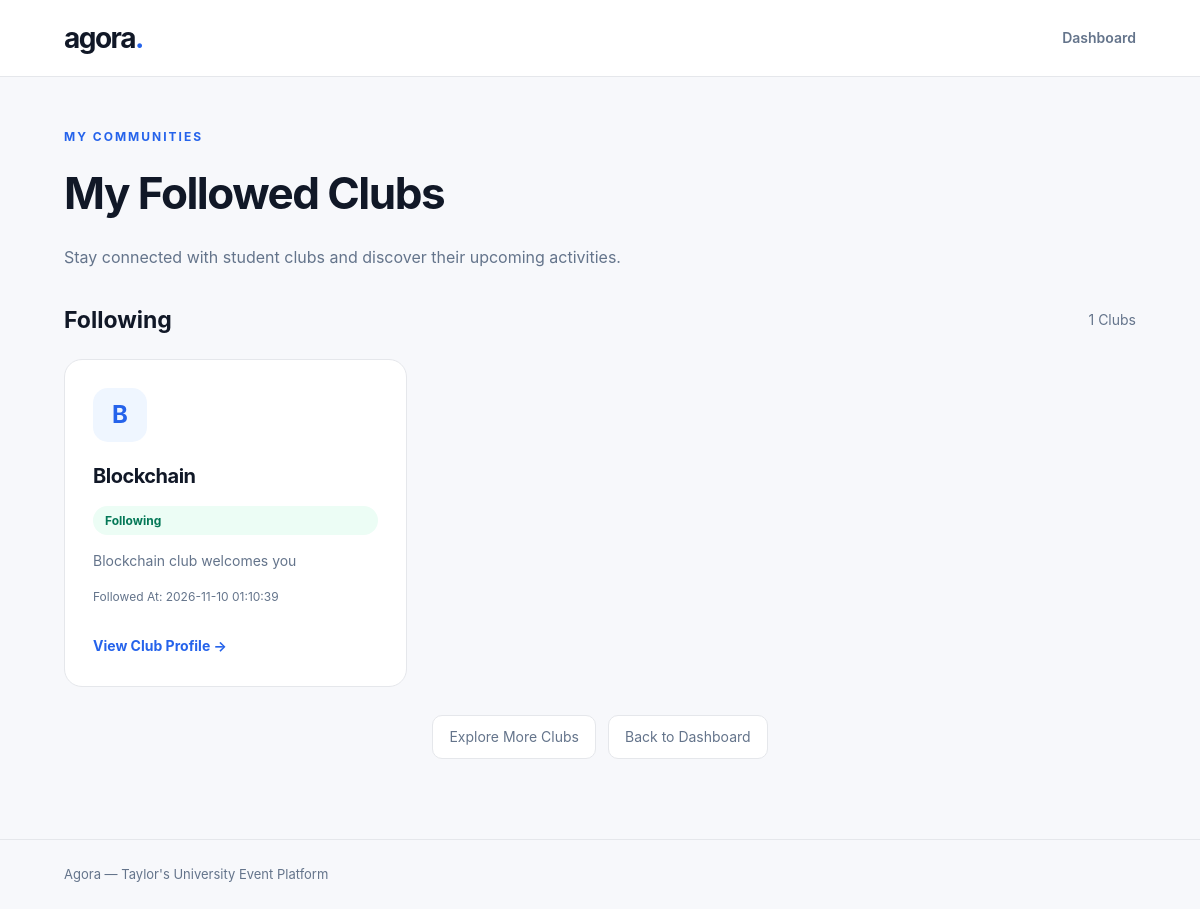
Screenshot of /my_clubs.php (signed in) with the database file from the repository.
### tables this page shows
CREATE TABLE `club_follows` (
  `follow_id` int NOT NULL,
  `student_user_id` int NOT NULL,
  `organizer_user_id` int NOT NULL,
  `followed_at` timestamp NULL DEFAULT CURRENT_TIMESTAMP
);

CREATE TABLE `users` (
  `user_id` int NOT NULL,
  `full_name` varchar(100) NOT NULL,
  `email` varchar(100) NOT NULL,
  `password` varchar(255) NOT NULL,
  `role` varchar(20) NOT NULL,
  `student_id` varchar(30) DEFAULT NULL,
  `club_name` varchar(100) DEFAULT NULL,
  `account_status` varchar(20) NOT NULL DEFAULT 'pending',
  `club_description` text,
  `club_contact_email` varchar(100) DEFAULT NULL,
  `preferred_language` varchar(5) NOT NULL DEFAULT 'en'
);

### my_clubs.php (the view, shortened to what this page needs)
<?php
require_once "pdo.php";
$user_id = $_SESSION["user_id"];
$sql = "SELECT
            u.user_id,
            u.club_name,
            u.club_description,
            cf.followed_at
        FROM club_follows cf
        INNER JOIN users u
        ON cf.organizer_user_id = u.user_id
        WHERE cf.student_user_id = ?
        AND u.role = 'organizer'
        AND u.account_status = 'approved'
        ORDER BY u.club_name ASC";
$stmt = $pdo->prepare($sql);
$stmt->execute([$user_id]);
$clubs = $stmt->fetchAll(PDO::FETCH_ASSOC);
?>
<!DOCTYPE html>
<html lang="en">
<head>
    <link rel="stylesheet" href="style.css">
</head>
<body>
<header class="site-header">
    <div class="container header-content">
        <a href="dashboard.php" class="brand">
            agora<span>.</span>
        </a>
        <a href="dashboard.php" class="logout">
            Dashboard
        </a>
    </div>
</header>
<main class="container followed-clubs-page">
    <div class="eyebrow">
        My Communities
    </div>
    <h1>My Followed Clubs</h1>
    <p class="followed-clubs-intro">
        Stay connected with student clubs
        and discover their upcoming activities.
    </p>
    <div class="results-header">
        <h2>Following</h2>
        <span class="results-count">
            <?php echo count($clubs); ?> Clubs
        </span>
    </div>
    <?php if (count($clubs) == 0) { ?>
        <div class="clubs-empty">
            <h2>No Followed Clubs Yet</h2>
            <p>
                You are not following any clubs.
                Explore campus communities to get started.
            </p>
            <a href="explore_clubs.php"
               class="btn-primary">
                Explore Clubs
            </a>
        </div>
    <?php } else { ?>
        <div class="clubs-grid">
            <?php foreach ($clubs as $club) { ?>
                <article class="club-card">
                    <div class="club-avatar">
                        <?php echo htmlspecialchars(
                            strtoupper(
                                substr($club["club_name"], 0, 1)
                            )
                        ); ?>
                    </div>
                    <h2>
                        <?php echo htmlspecialchars(
                            $club["club_name"]
                        ); ?>
                    </h2>
                    <span class="status-badge status-active">
                        Following
                    </span>
                    <?php if (!empty(
                        $club["club_description"]
                    )) { ?>
                        <p class="club-description">
                            <?php echo htmlspecialchars(
                                $club["club_description"]
                            ); ?>
                        </p>
                    <?php } ?>
                    <p class="followed-date">
                        Followed At:
                        <?php echo htmlspecialchars(
                            $club["followed_at"]
                        ); ?>
                    </p>
                    <a class="club-card-link"
                       href="club_profile.php?id=<?php
                           echo (int)$club["user_id"];
                       ?>">
                        View Club Profile &rarr;
                    </a>
                </article>
            <?php } ?>
        </div>
    <?php } ?>
    <div class="student-qr-actions">
        <a href="explore_clubs.php"
           class="btn-secondary">
            Explore More Clubs
        </a>
        <a href="dashboard.php"
           class="btn-secondary">
            Back to Dashboard
        </a>
    </div>
</main>
<footer class="footer">
    <div class="container">
        Agora — Taylor's University Event Platform
    </div>
</footer>
</body>
</html>

### style.css (style rules this page uses)
:root { --primary: #2563eb; --background: #f7f8fb; --surface: #ffffff; --text: #111827; --secondary: #64748b; --border: #e5e7eb; }
* { box-sizing: border-box; }
body { margin: 0; background: var(--background); color: var(--text); font-family: -apple-system, BlinkMacSystemFont, "Segoe UI", Arial, sans-serif; line-height: 1.6; }
a { color: inherit; text-decoration: none; }
.container { width: 100%; max-width: 1120px; margin: 0 auto; padding: 0 24px; }
.site-header { background: var(--surface); border-bottom: 1px solid var(--border); }
.header-content { min-height: 76px; display: flex; align-items: center; justify-content: space-between; gap: 20px; }
.brand { font-size: 28px; font-weight: 750; letter-spacing: -1.5px; }
.brand span { color: var(--primary); }
.logout { color: var(--secondary); font-size: 14px; font-weight: 600; }
.eyebrow { font-size: 12px; font-weight: 700; letter-spacing: 2px; color: var(--primary); text-transform: uppercase; }
.footer { border-top: 1px solid var(--border); padding: 24px 0; color: var(--secondary); font-size: 13px; }
.btn-secondary { display: inline-flex; align-items: center; padding: 10px 16px; min-height: 44px; border: 1px solid var(--border); border-radius: 10px; background: white; color: var(--secondary); font-size: 14px; }
.results-header { display: flex; justify-content: space-between; align-items: center; gap: 16px; margin-bottom: 20px; }
.results-header h2 { margin: 0; font-size: 23px; }
.results-count { color: var(--secondary); font-size: 14px; }
.status-badge { display: inline-block; border-radius: 99px; padding: 5px 12px; font-size: 12px; font-weight: 700; }
.status-active { background: #ecfdf5; color: #047857; }
.clubs-grid { display: grid; grid-template-columns: repeat(3, minmax(0, 1fr)); gap: 22px; }
.club-card { background: white; border: 1px solid var(--border); border-radius: 18px; padding: 28px; display: flex; flex-direction: column; gap: 14px; min-height: 280px; transition: transform 0.2s, box-shadow 0.2s; }
.club-avatar { width: 54px; height: 54px; background: #eff6ff; color: var(--primary); border-radius: 15px; display: flex; justify-content: center; align-items: center; font-size: 24px; font-weight: 700; }
.club-card h2 { font-size: 20px; margin: 4px 0 0; letter-spacing: -0.5px; overflow-wrap: anywhere; }
.club-description { color: var(--secondary); font-size: 14px; line-height: 1.7; margin: 0; overflow-wrap: anywhere; display: -webkit-box; -webkit-box-orient: vertical; -webkit-line-clamp: 3; line-clamp: 3; overflow: hidden; }
.club-card-link { color: var(--primary); font-size: 14px; font-weight: 700; margin-top: auto; padding-top: 15px; }
.followed-clubs-page { padding-top: 50px; padding-bottom: 80px; }
.followed-clubs-page h1 { font-size: clamp(32px, 5vw, 44px); letter-spacing: -1.5px; margin: 12px 0; }
.followed-clubs-intro { color: var(--secondary); margin-bottom: 32px; }
.followed-date { color: var(--secondary); font-size: 12px; margin: 0; }
.student-qr-actions { display: flex; justify-content: center; flex-wrap: wrap; gap: 12px; margin-top: 28px; }

### rows the page displays
club_follows: organizer_user.club_name "B", organizer_user.club_name "Blockchain", organizer_user.club_description "Blockchain club welcomes you", followed_at "2026-11-10 01:10:39"

### other values shown
count($clubs) "1"
